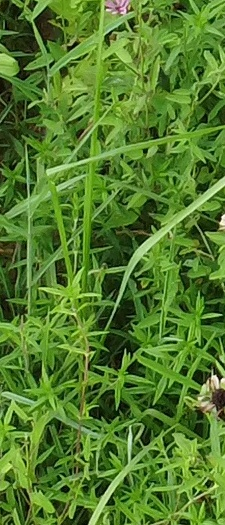
#> input picture zinnia_template_0.jpg, 225 x 525 px, given as the content of the folder templates, which was not available
$ python ZinniaDetector.py
#> lines starting #> are read from the running program, lines starting #| are printed output that depends on the picture; pictures that were not available may be replaced by others from this repository, and a replacement may not be noted
import cv2
import numpy as np
from sklearn.cluster import DBSCAN
import matplotlib.pyplot as plt
from collections import defaultdict
import os

class ImprovedZinniaDetector:
    def __init__(self):
        self.templates = []  # Store zinnia templates
        self.verified_flowers = []  # Store manually verified flowers
        self.false_positives = []   # Store rejected detections

    def load_templates(self, template_dir=".", template_pattern="zinnia_template_*.jpg"):
        """
        Load saved template images from disk

        Args:
            template_dir: Directory containing template images
            template_pattern: Filename pattern for templates (supports wildcards)
        """
#> called with template_dir = 'templates', template_pattern = 'zinnia_template_*.jpg'
        import glob

        # Find all template files matching the pattern
        pattern_path = os.path.join(template_dir, template_pattern)
        template_files = glob.glob(pattern_path)
        template_files.sort()  # Sort for consistent ordering

        self.templates = []  # Clear existing templates

        for template_file in template_files:
            template = cv2.imread(template_file)
#> template is the input picture: shape (525, 225, 3); mean B, G, R 44.6, 123.9, 83.6
            if template is not None:
                self.templates.append(template)
                print(f"Loaded template: {template_file} (size: {template.shape[1]}x{template.shape[0]})")
#| Loaded template: _only/zinnia_template_0.jpg (size: 225x525)
            else:
                print(f"Warning: Could not load template: {template_file}")

        print(f"Total templates loaded: {len(self.templates)}")
#| Total templates loaded: 1
        return len(self.templates)

    # [108 lines left out: functions load_templates_from_list, create_template_from_selection, not called in this run]

    def match_templates(self, image, threshold=0.7, method=cv2.TM_CCOEFF_NORMED):
        """
        Find zinnia flowers using template matching
        """
        if not self.templates:
            print("No templates available. Create templates first using create_template_from_selection()")
            return []

        matches = []
        gray_image = cv2.cvtColor(image, cv2.COLOR_BGR2GRAY)

        for i, template in enumerate(self.templates):
            gray_template = cv2.cvtColor(template, cv2.COLOR_BGR2GRAY)
            h, w = gray_template.shape

            # Perform template matching at multiple scales
            for scale in [0.7, 0.8, 0.9, 1.0, 1.1, 1.2, 1.3]:
                # Resize template
                new_w, new_h = int(w * scale), int(h * scale)
                if new_w < 10 or new_h < 10 or new_w > image.shape[1] or new_h > image.shape[0]:
                    continue

                scaled_template = cv2.resize(gray_template, (new_w, new_h))

                # Template matching
                result = cv2.matchTemplate(gray_image, scaled_template, method)
                locations = np.where(result >= threshold)

                for pt in zip(*locations[::-1]):  # Switch x and y coordinates
                    matches.append({
                        'bbox': (pt[0], pt[1], new_w, new_h),
                        'center': (pt[0] + new_w//2, pt[1] + new_h//2),
                        'confidence': result[pt[1], pt[0]],
                        'template_id': i,
                        'scale': scale
                    })

        # Remove overlapping detections (Non-Maximum Suppression)
        if matches:
            matches = self.non_max_suppression(matches, overlap_threshold=0.3)

        return matches

    # [143 lines left out: functions non_max_suppression, calculate_overlap, manual_verification_interface, not called in this run]

    def analyze_frame_with_verification(self, image_path, template_threshold=0.6):
        """
        Complete workflow: detect flowers and verify results
        """
        image = cv2.imread(image_path)
        if image is None:
            print(f"Could not load image: {image_path}")
            return None

        print(f"Analyzing frame: {image_path}")

        # Step 1: Template matching
        if self.templates:
            print("Using existing templates for detection...")
            detections = self.match_templates(image, threshold=template_threshold)
        else:
            print("No templates found. Please create templates first.")
            return None

        print(f"Found {len(detections)} potential matches")

        if not detections:
            print("No flowers detected")
            return {'verified': [], 'rejected': [], 'total_detected': 0}

        # Step 2: Manual verification
        verified, rejected = self.manual_verification_interface(image, detections)

        # Step 3: Store results for learning
        self.verified_flowers.extend(verified)
        self.false_positives.extend(rejected)

        return {
            'verified': verified,
            'rejected': rejected,
            'total_detected': len(detections),
            'accuracy': len(verified) / len(detections) if detections else 0
        }

    # [79 lines left out: functions _get_next_index, save_training_data, integrate_with_panning_counter, not called in this run]

# Example usage workflow
if __name__ == "__main__":
    detector = ImprovedZinniaDetector()

    # Step 1: Load existing templates (CHOOSE ONE METHOD)
    print("=== Step 1: Load Templates ===")

    # Method A: Load all templates matching a pattern
    num_loaded = detector.load_templates(template_dir="templates", template_pattern="zinnia_template_*.jpg")
#> num_loaded = 1

    # Method B: Load specific template files
    # template_files = ["zinnia_template_0.jpg", "zinnia_template_1.jpg", "zinnia_template_2.jpg"]
    # num_loaded = detector.load_templates_from_list(template_files)

    # Method C: Load from a different directory
    # num_loaded = detector.load_templates(template_dir="templates", template_pattern="*.jpg")

    if num_loaded == 0:
        print("No templates found! Creating new templates...")
        # Create templates from a sample frame
        sample_frame_path = "path/to/sample_frame.jpg"
        templates = detector.create_template_from_selection(sample_frame_path)
        if not templates:
            print("No templates created. Exiting.")
            exit()

    # Step 2: Test detection on a frame
    print("\n=== Step 2: Test Detection ===")
    test_frame_path = "selected_frames/frame_000234.jpg"

    # Run detection and verification with loaded templates
    results = detector.analyze_frame_with_verification(test_frame_path, template_threshold=0.6)
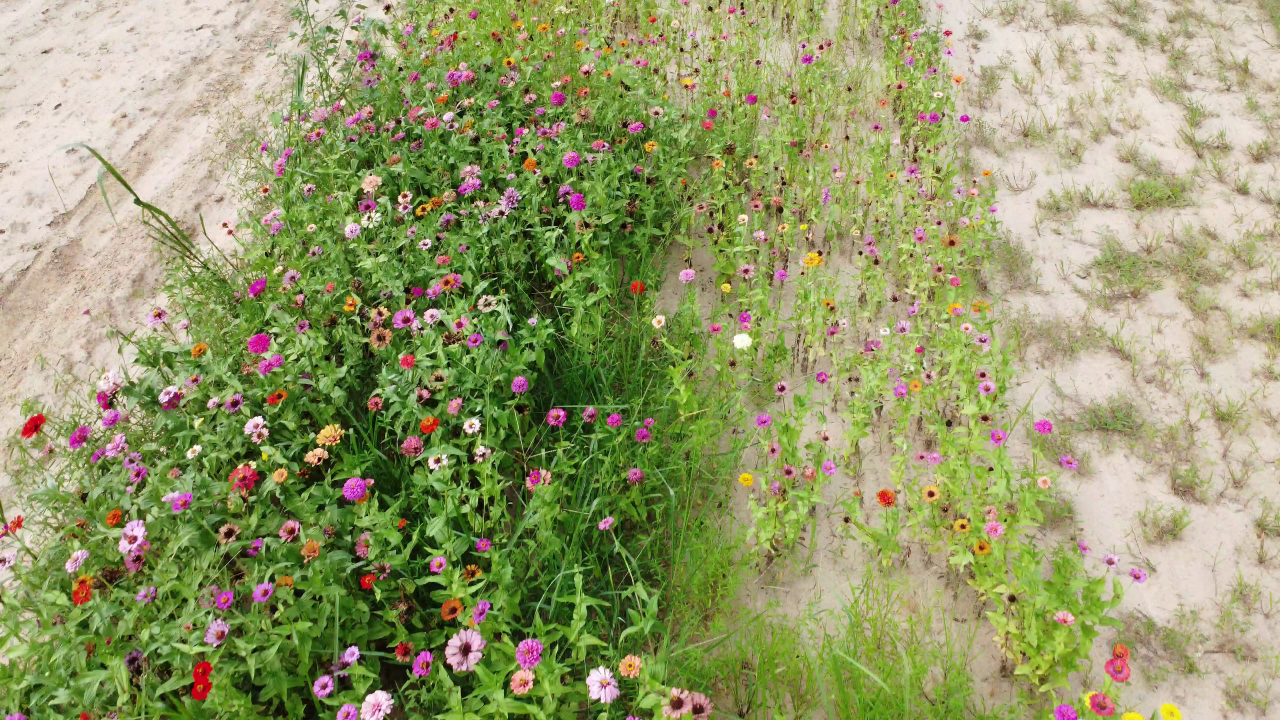
#> input picture selected_frames/frame_000234.jpg, 3840 x 2160 px (shown at 1/3 size)
#> in analyze_frame_with_verification, image is the input picture: shape (2160, 3840, 3); mean B, G, R 106.6, 154.8, 150.1
#> in match_templates, `gray_image = cv2.cvtColor(image, cv2.COLOR_BGR2GRAY)`:
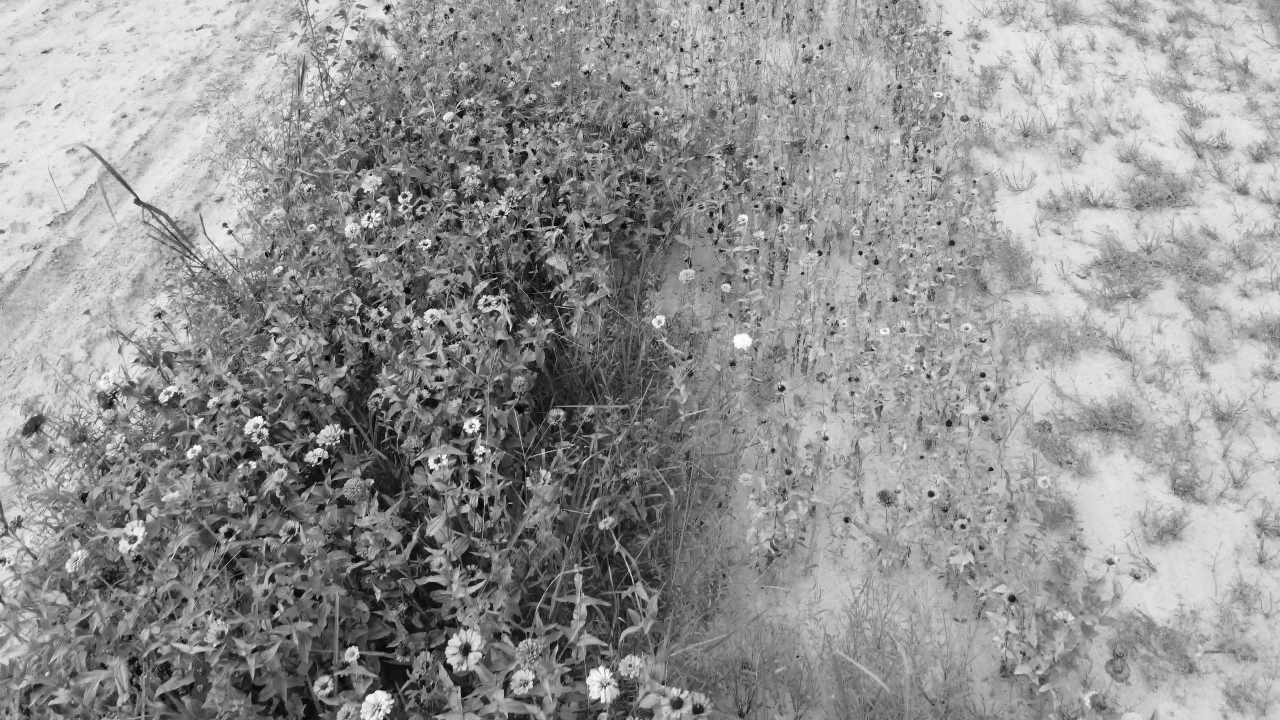
#> gray_image: shape (2160, 3840) (shown at 1/3 size); min 0, max 255, mean 147.9
#> the loop in match_templates, `for i, template in enumerate(self.templates):` made 1 pass
#> (h, w) on pass 1: (525, 225)
#> pass 1, in match_templates, `gray_template = cv2.cvtColor(template, cv2.COLOR_BGR2GRAY)`:
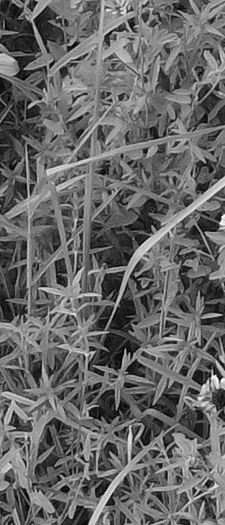
#> gray_template: shape (525, 225); min 2, max 253, mean 102.8
#> after the loop in match_templates, `for i, template in enumerate(self.templates):`: matches = []
#| Found 0 potential matches

    if results:
        print(f"\nResults:")
        print(f"Total detections: {results['total_detected']}")
        print(f"Verified flowers: {len(results['verified'])}")
        print(f"False positives: {len(results['rejected'])}")
#> (the run stopped early here; a loop or call above may not have finished)
